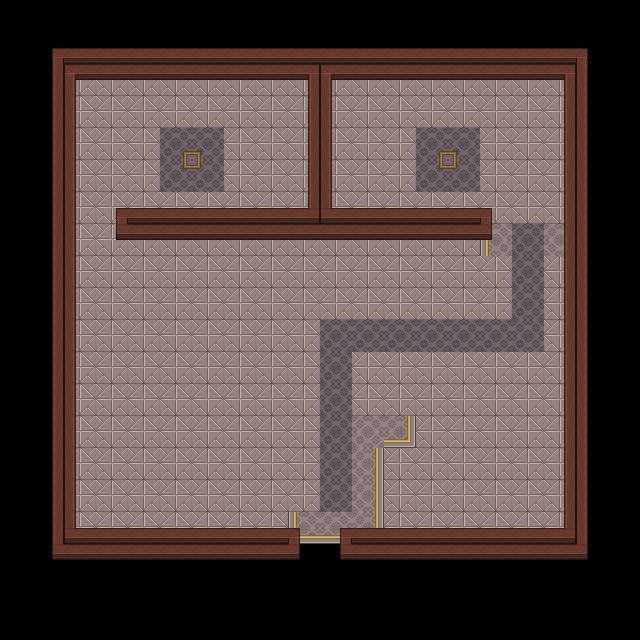

The image is a tile-based game level rendered from a .tmx file. Its description and complete source (layers, tilesets, objects, tile grids) follow:
An orthogonal 20x20 tile map with 32x32 px tiles, 2 tile layers (Calque de Tuiles 1, Calque de Tuiles 2) and 3 objects (2x spawn, load_zone).

<map version="1.5" tiledversion="1.7.2" orientation="orthogonal" renderorder="right-down" width="20" height="20" tilewidth="32" tileheight="32" infinite="0" nextlayerid="5" nextobjectid="5">
 <properties>
  <property name="zone" type="int" value="1" />
 </properties>
 <tileset firstgid="1" name="house_interior" tilewidth="32" tileheight="32" tilecount="1392" columns="58">
  <image source="../assets/Structure/house_interior.png" width="1884" height="798" />
  <wangsets>
   <wangset name="Jeu de Tuile sans nom" type="corner" tile="-1">
    <wangcolor name="wood" color="#ff0000" tile="-1" probability="1" />
    <wangcolor name="carpet" color="#00ff00" tile="-1" probability="1" />
    <wangtile tileid="233" wangid="0,1,0,0,0,1,0,1" />
    <wangtile tileid="234" wangid="0,1,0,0,0,0,0,1" />
    <wangtile tileid="235" wangid="0,1,0,1,0,0,0,1" />
    <wangtile tileid="238" wangid="0,0,0,1,0,0,0,0" />
    <wangtile tileid="239" wangid="0,0,0,0,0,1,0,0" />
    <wangtile tileid="291" wangid="0,0,0,0,0,1,0,1" />
    <wangtile tileid="293" wangid="0,1,0,1,0,0,0,0" />
    <wangtile tileid="296" wangid="0,1,0,0,0,0,0,0" />
    <wangtile tileid="297" wangid="0,0,0,0,0,0,0,1" />
    <wangtile tileid="349" wangid="0,0,0,1,0,1,0,1" />
    <wangtile tileid="350" wangid="0,0,0,1,0,1,0,0" />
    <wangtile tileid="351" wangid="0,1,0,1,0,1,0,0" />
    <wangtile tileid="380" wangid="0,2,0,2,0,2,0,2" />
    <wangtile tileid="381" wangid="0,2,0,2,0,2,0,2" />
    <wangtile tileid="382" wangid="0,2,0,2,0,2,0,2" />
    <wangtile tileid="438" wangid="0,2,0,2,0,2,0,2" />
    <wangtile tileid="439" wangid="0,2,0,2,0,2,0,2" />
    <wangtile tileid="440" wangid="0,2,0,2,0,2,0,2" />
    <wangtile tileid="443" wangid="0,2,0,2,0,2,0,2" />
    <wangtile tileid="496" wangid="0,2,0,2,0,2,0,2" />
    <wangtile tileid="497" wangid="0,2,0,2,0,2,0,2" />
    <wangtile tileid="498" wangid="0,2,0,2,0,2,0,2" />
   </wangset>
  </wangsets>
 </tileset>
 <layer id="1" name="Calque de Tuiles 1" width="20" height="20">
  <data encoding="csv">
0,0,0,0,0,0,0,0,0,0,0,0,0,0,0,0,0,0,0,0,
0,0,0,0,0,0,0,0,0,0,0,0,0,0,0,0,0,0,0,0,
0,0,1277,1277,1277,1277,1277,1277,1277,1277,1277,1277,1277,1277,1277,1277,1277,1277,0,0,
0,0,1277,1277,1277,1277,1277,1277,1277,1277,1277,1277,1277,1277,1277,1277,1277,1277,0,0,
0,0,1277,1277,1277,551,552,1277,1277,1277,1277,1277,1277,551,552,1277,1277,1277,0,0,
0,0,1277,1277,1277,609,610,1277,1277,1277,1277,1277,1277,609,610,1277,1277,1277,0,0,
0,0,1277,1277,1277,1277,1277,1277,1277,1277,1277,1277,1277,1277,1277,1277,1277,1277,0,0,
0,0,1277,1277,1277,1277,1277,1277,1277,1277,1277,1277,1277,1277,1277,432,607,434,0,0,
0,0,1277,1277,1277,1277,1277,1277,1277,1277,1277,1277,1277,1277,1277,1277,607,1277,0,0,
0,0,1277,1277,1277,1277,1277,1277,1277,1277,1277,1277,1277,1277,1277,1277,607,1277,0,0,
0,0,1277,1277,1277,1277,1277,1277,1277,1277,607,607,607,607,607,607,607,1277,0,0,
0,0,1277,1277,1277,1277,1277,1277,1277,1277,607,1277,1277,1277,1277,1277,1277,1277,0,0,
0,0,1277,1277,1277,1277,1277,1277,1277,1277,607,1277,1277,1277,1277,1277,1277,1277,0,0,
0,0,1277,1277,1277,1277,1277,1277,1277,1277,607,433,492,1277,1277,1277,1277,1277,0,0,
0,0,1277,1277,1277,1277,1277,1277,1277,1277,607,434,1277,1277,1277,1277,1277,1277,0,0,
0,0,1277,1277,1277,1277,1277,1277,1277,1277,607,434,1277,1277,1277,1277,1277,1277,0,0,
0,0,1277,1277,1277,1277,1277,1277,1277,490,491,492,1277,1277,1277,1277,1277,1277,0,0,
0,0,0,0,0,0,0,0,0,0,0,0,0,0,0,0,0,0,0,0,
0,0,0,0,0,0,0,0,0,0,0,0,0,0,0,0,0,0,0,0,
0,0,0,0,0,0,0,0,0,0,0,0,0,0,0,0,0,0,0,0
</data>
 </layer>
 <layer id="2" name="Calque de Tuiles 2" width="20" height="20">
  <data encoding="csv">
0,0,0,0,0,0,0,0,0,0,0,0,0,0,0,0,0,0,0,0,
0,239,351,351,351,351,351,351,351,351,351,351,351,351,351,351,351,351,240,0,
0,294,234,235,235,235,235,235,235,236,234,235,235,235,235,235,235,236,292,0,
0,294,292,0,0,0,0,0,0,294,292,0,0,0,0,0,0,294,292,0,
0,294,292,0,0,0,0,0,0,294,292,0,0,0,0,0,0,294,292,0,
0,294,292,0,0,0,0,0,0,294,292,0,0,0,0,0,0,294,292,0,
0,294,292,239,351,351,351,351,351,352,350,351,351,351,351,240,0,294,292,0,
0,294,292,297,235,235,235,235,235,235,235,235,235,235,235,298,0,294,292,0,
0,294,292,0,0,0,0,0,0,0,0,0,0,0,0,0,0,294,292,0,
0,294,292,0,0,0,0,0,0,0,0,0,0,0,0,0,0,294,292,0,
0,294,292,0,0,0,0,0,0,0,0,0,0,0,0,0,0,294,292,0,
0,294,292,0,0,0,0,0,0,0,0,0,0,0,0,0,0,294,292,0,
0,294,292,0,0,0,0,0,0,0,0,0,0,0,0,0,0,294,292,0,
0,294,292,0,0,0,0,0,0,0,0,0,0,0,0,0,0,294,292,0,
0,294,292,0,0,0,0,0,0,0,0,0,0,0,0,0,0,294,292,0,
0,294,292,0,0,0,0,0,0,0,0,0,0,0,0,0,0,294,292,0,
0,294,350,351,351,351,351,351,351,240,239,351,351,351,351,351,351,352,292,0,
0,297,235,235,235,235,235,235,235,298,297,235,235,235,235,235,235,235,298,0,
0,0,0,0,0,0,0,0,0,0,0,0,0,0,0,0,0,0,0,0,
0,0,0,0,0,0,0,0,0,0,0,0,0,0,0,0,0,0,0,0
</data>
 </layer>
 <objectgroup id="3" name="load_zone">
  <properties>
   <property name="zone" type="int" value="0" />
  </properties>
  <object id="1" name="load_zone" type="load_zone" x="288" y="512" width="64" height="64">
   <properties>
    <property name="zone" type="int" value="0" />
   </properties>
  </object>
 </objectgroup>
 <objectgroup id="4" name="spawn">
  <object id="3" name="spawn" type="spawn" x="320" y="416">
   <properties>
    <property name="entity" value="player" />
   </properties>
  </object>
  <object id="4" name="spawn" type="spawn" x="224" y="416">
   <properties>
    <property name="entity" value="playerf" />
   </properties>
  </object>
 </objectgroup>
</map>